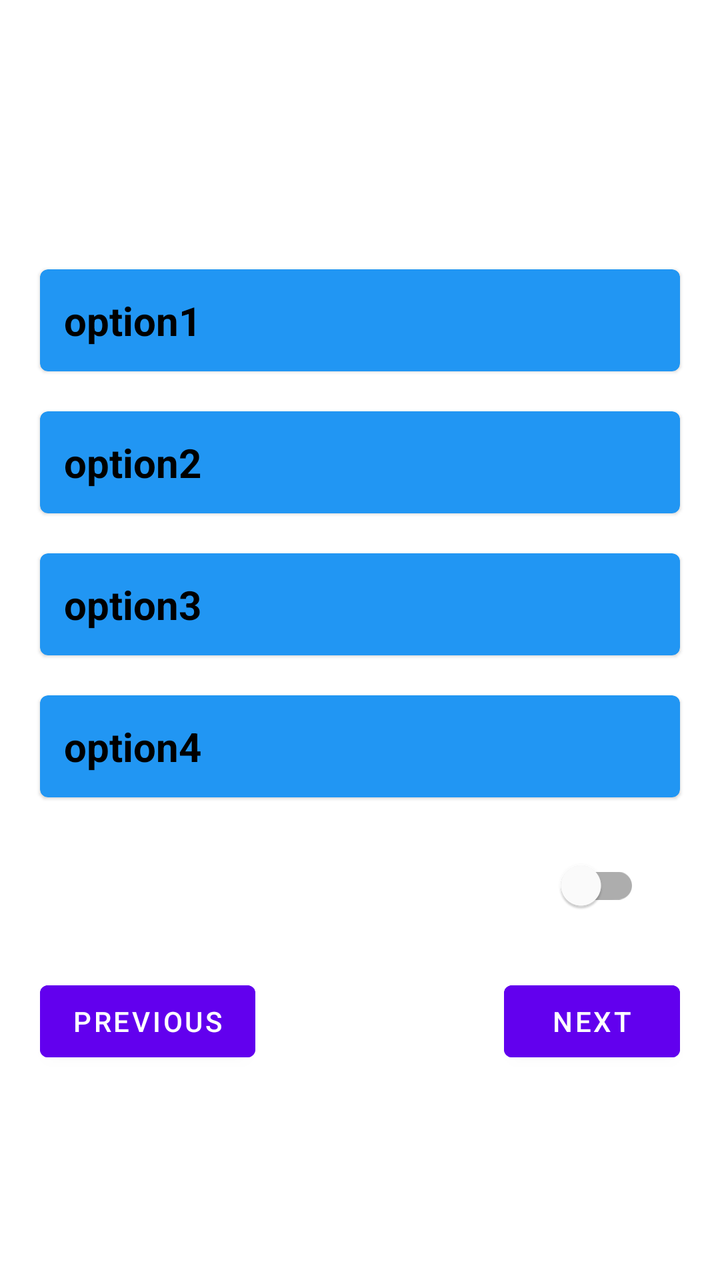
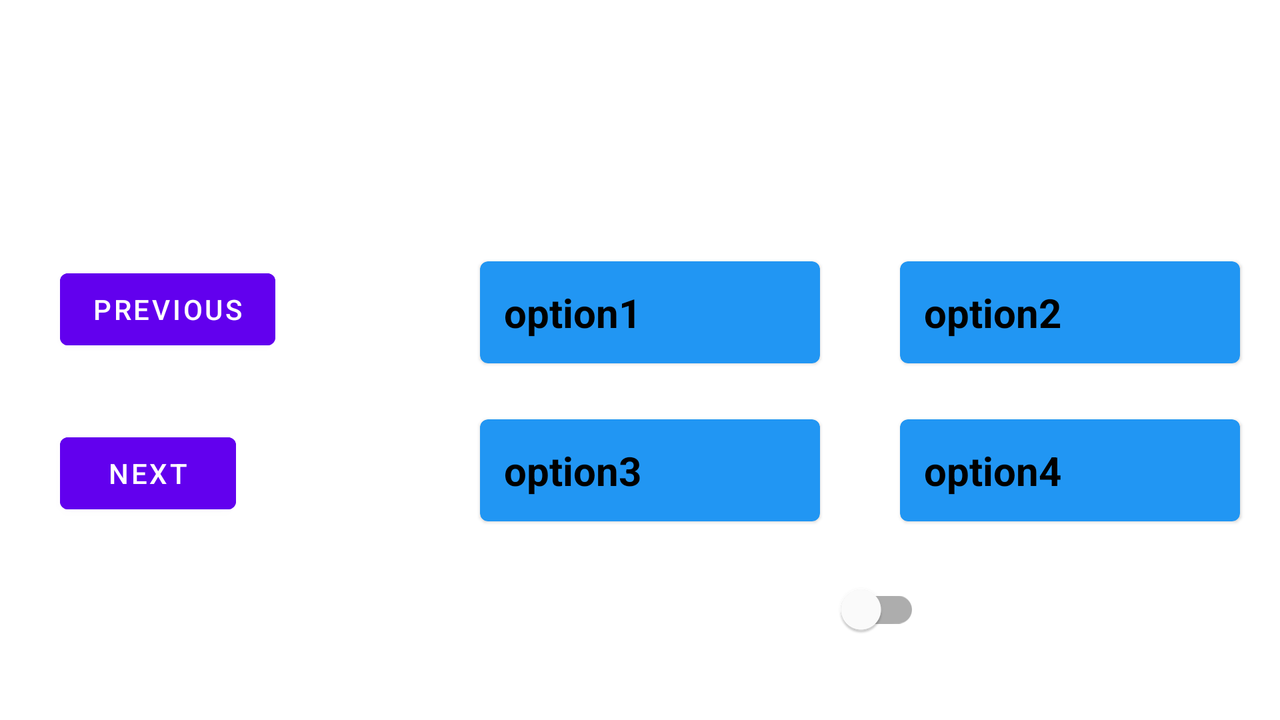

One screen, two layout resources from the same app: the default and the repository's alternative for another configuration. Each is rendered where Android would select it; the XML of both is given below.
<!-- AndroidManifest.xml: application theme Theme.FinalAssignment -->
<!-- res/layout/fragment_question_details.xml -->
<?xml version="1.0" encoding="utf-8"?>
<LinearLayout xmlns:android="http://schemas.android.com/apk/res/android"
    xmlns:tools="http://schemas.android.com/tools"
    android:layout_width="match_parent"
    android:layout_height="match_parent"
    xmlns:app="http://schemas.android.com/apk/res-auto"
    android:orientation="vertical"
    tools:context=".Fragments.QuestionDetailsFragment">

<ScrollView
    android:layout_margin="10dp"
    android:layout_width="match_parent"
    android:layout_height="wrap_content">

    <LinearLayout
        android:layout_marginTop="10dp"
        android:orientation="vertical"
        android:layout_width="match_parent"
        android:layout_height="wrap_content">

        <TextView
            android:layout_width="wrap_content"
            android:layout_height="wrap_content"
            android:textStyle="bold"
            android:textSize="25sp"
            android:layout_margin="12dp"
            android:textColor="#FFF"
            android:text="QUESTION : "/>

        <TextView
            android:id="@+id/question"
            android:layout_width="wrap_content"
            android:layout_height="wrap_content"
            android:textSize="20sp"
            android:textColor="#ADFFFFFF"
            android:layout_margin="10dp"
            android:textStyle="bold"
            android:text="Question: "/>
        <com.google.android.material.card.MaterialCardView
            android:id="@+id/card_op1"
            android:layout_width="match_parent"
            android:layout_height="wrap_content"
            app:cardBackgroundColor="#2196F3"
            android:clickable="true"
            android:layout_margin="10dp">
            <TextView
                android:id="@+id/op1"
                android:padding="12dp"
                android:textColor="#000"
                android:textStyle="bold"
                android:layout_width="wrap_content"
                android:layout_height="wrap_content"
                android:text="option1"
                android:textSize="20sp"/>
        </com.google.android.material.card.MaterialCardView>

        <com.google.android.material.card.MaterialCardView
            android:id="@+id/card_op2"
            android:layout_width="match_parent"
            android:layout_height="wrap_content"
            app:cardBackgroundColor="#2196F3"
            android:clickable="true"
            android:layout_margin="10dp">
            <TextView
                android:id="@+id/op2"
                android:padding="12dp"
                android:textColor="#000"
                android:textStyle="bold"
                android:layout_width="wrap_content"
                android:layout_height="wrap_content"
                android:text="option2"
                android:textSize="20sp"/>
        </com.google.android.material.card.MaterialCardView>

        <com.google.android.material.card.MaterialCardView
            android:id="@+id/card_op3"
            android:layout_width="match_parent"
            android:layout_height="wrap_content"
            app:cardBackgroundColor="#2196F3"
            android:clickable="true"
            android:layout_margin="10dp">
            <TextView
                android:id="@+id/op3"
                android:padding="12dp"
                android:textColor="#000"
                android:textStyle="bold"
                android:layout_width="wrap_content"
                android:layout_height="wrap_content"
                android:text="option3"
                android:textSize="20sp"/>
        </com.google.android.material.card.MaterialCardView>

        <com.google.android.material.card.MaterialCardView
            android:id="@+id/card_op4"
            android:layout_width="match_parent"
            android:layout_height="wrap_content"
            app:cardBackgroundColor="#2196F3"
            android:clickable="true"
            android:layout_margin="10dp">
            <TextView
                android:id="@+id/op4"
                android:textColor="#000"
                android:textStyle="bold"
                android:padding="12dp"
                android:layout_width="wrap_content"
                android:layout_height="wrap_content"
                android:text="option4"
                android:textSize="20sp"/>
        </com.google.android.material.card.MaterialCardView>

        <FrameLayout
            android:layout_width="match_parent"
            android:layout_height="wrap_content">

            <FrameLayout
                android:layout_width="300dp"
                android:layout_height="wrap_content"
                android:layout_gravity="center">
                <TextView
                    android:layout_width="wrap_content"
                    android:layout_gravity="center"
                    android:textStyle="bold"
                    android:textColor="#ADFFFFFF"
                    android:textSize="15sp"
                    android:layout_height="wrap_content"
                    android:text="BookMark this Question"/>
                <com.google.android.material.switchmaterial.SwitchMaterial
                    android:id="@+id/bookmark_switch"
                    android:layout_margin="10dp"
                    android:contentDescription="bookmark switch"
                    android:layout_gravity="right"
                    android:layout_width="wrap_content"
                    android:layout_height="wrap_content"/>
            </FrameLayout>

        </FrameLayout>

        <FrameLayout
            android:layout_width="match_parent"
            android:layout_height="match_parent"
            >
            <Button
                android:id="@+id/prev_que"
                android:layout_gravity="bottom"
                android:backgroundTint="@color/purple_500"
                android:layout_width="wrap_content"
                android:layout_height="wrap_content"
                android:layout_margin="10dp"
                android:text="Previous"/>
            <Button
                android:id="@+id/next_que"
                android:layout_gravity="bottom|right"
                android:backgroundTint="@color/purple_500"
                android:layout_width="wrap_content"
                android:layout_height="wrap_content"
                android:layout_margin="10dp"
                android:text="next"/>

        </FrameLayout>

    </LinearLayout>

</ScrollView>




</LinearLayout>
<!-- resources referenced by this layout -->
<resources>
  <style name="Theme.FinalAssignment" parent="Theme.MaterialComponents.DayNight.DarkActionBar">
          
          <item name="colorPrimary">#212121</item>
          <item name="colorPrimaryVariant">#000000</item>
          <item name="colorOnPrimary">@color/white</item>
          
          <item name="colorSecondary">@color/teal_200</item>
          <item name="colorSecondaryVariant">@color/teal_700</item>
          <item name="colorOnSecondary">@color/black</item>
          
          <item name="android:statusBarColor" tools:targetApi="l">?attr/colorPrimaryVariant</item>
          
      </style>
</resources>
<!-- res/layout-land/fragment_question_details.xml (the repository's variant of the layout above) -->
<!-- drawn on the phone turned sideways -->
<?xml version="1.0" encoding="utf-8"?>
<LinearLayout xmlns:android="http://schemas.android.com/apk/res/android"
    xmlns:tools="http://schemas.android.com/tools"
    android:layout_width="match_parent"
    android:layout_height="match_parent"
    xmlns:app="http://schemas.android.com/apk/res-auto"
    android:orientation="vertical"
    tools:context=".Fragments.QuestionDetailsFragment">

<ScrollView
    android:layout_margin="10dp"
    android:layout_width="match_parent"
    android:layout_height="wrap_content">

    <LinearLayout
        android:layout_marginTop="10dp"
        android:orientation="vertical"
        android:layout_width="match_parent"
        android:layout_height="wrap_content">

        <TextView
            android:layout_width="wrap_content"
            android:layout_height="wrap_content"
            android:textStyle="bold"
            android:textSize="25sp"
            android:layout_margin="10dp"
            android:textColor="#FFF"
            android:text="QUESTION : "/>

        <TextView
            android:id="@+id/question"
            android:layout_width="wrap_content"
            android:layout_height="wrap_content"
            android:textSize="20sp"
            android:textColor="#ADFFFFFF"
            android:layout_margin="10dp"
            android:textStyle="bold"
            android:text="Question: "/>



        <FrameLayout
            android:layout_width="match_parent"
            android:layout_height="150dp">

            <FrameLayout
                android:layout_width="230dp"
                android:layout_height="150dp"
                android:layout_marginLeft="10dp"
                >

                <Button
                    android:id="@+id/prev_que"
                    android:backgroundTint="@color/purple_500"
                    android:layout_width="wrap_content"
                    android:layout_height="wrap_content"
                    android:layout_margin="10dp"
                    android:text="Previous"/>
                <Button
                    android:id="@+id/next_que"
                    android:layout_gravity="bottom"
                    android:backgroundTint="@color/purple_500"
                    android:layout_width="wrap_content"
                    android:layout_height="wrap_content"
                    android:layout_margin="10dp"
                    android:text="next"/>

            </FrameLayout>

            <FrameLayout
                android:layout_width="400dp"
                android:layout_height="match_parent"
                android:layout_gravity="right"
                >

                <com.google.android.material.card.MaterialCardView
                    android:id="@+id/card_op1"
                    android:layout_width="170dp"
                    android:layout_gravity="left"
                    android:layout_height="wrap_content"
                    app:cardBackgroundColor="#2196F3"
                    android:clickable="true"
                    android:layout_margin="10dp">
                    <TextView
                        android:id="@+id/op1"
                        android:padding="12dp"
                        android:textColor="#000"
                        android:textStyle="bold"
                        android:layout_width="wrap_content"
                        android:layout_height="wrap_content"
                        android:text="option1"
                        android:textSize="20sp"/>
                </com.google.android.material.card.MaterialCardView>

                <com.google.android.material.card.MaterialCardView
                    android:id="@+id/card_op2"
                    android:layout_width="170dp"
                    android:layout_gravity="right"
                    android:layout_height="wrap_content"
                    app:cardBackgroundColor="#2196F3"
                    android:clickable="true"
                    android:layout_margin="10dp">
                    <TextView
                        android:id="@+id/op2"
                        android:padding="12dp"
                        android:textColor="#000"
                        android:textStyle="bold"
                        android:layout_width="wrap_content"
                        android:layout_height="wrap_content"
                        android:text="option2"
                        android:textSize="20sp"/>
                </com.google.android.material.card.MaterialCardView>

                <com.google.android.material.card.MaterialCardView
                    android:id="@+id/card_op3"
                    android:layout_width="170dp"
                    android:layout_gravity="bottom"
                    android:layout_height="wrap_content"
                    app:cardBackgroundColor="#2196F3"
                    android:clickable="true"
                    android:layout_margin="10dp">
                    <TextView
                        android:id="@+id/op3"
                        android:padding="12dp"
                        android:textColor="#000"
                        android:textStyle="bold"
                        android:layout_width="wrap_content"
                        android:layout_height="wrap_content"
                        android:text="option3"
                        android:textSize="20sp"/>
                </com.google.android.material.card.MaterialCardView>

                <com.google.android.material.card.MaterialCardView
                    android:id="@+id/card_op4"
                    android:layout_width="170dp"
                    android:layout_gravity="bottom|right"
                    android:layout_height="wrap_content"
                    app:cardBackgroundColor="#2196F3"
                    android:clickable="true"
                    android:layout_margin="10dp">
                    <TextView
                        android:id="@+id/op4"
                        android:textColor="#000"
                        android:textStyle="bold"
                        android:padding="12dp"
                        android:layout_width="wrap_content"
                        android:layout_height="wrap_content"
                        android:text="option4"
                        android:textSize="20sp"/>
                </com.google.android.material.card.MaterialCardView>
            </FrameLayout>


        </FrameLayout>

        <FrameLayout
            android:layout_width="match_parent"
            android:layout_height="wrap_content">

            <FrameLayout
                android:layout_width="300dp"
                android:layout_height="wrap_content"
                android:layout_gravity="center">
                <TextView
                    android:layout_width="wrap_content"
                    android:layout_gravity="center"
                    android:textStyle="bold"
                    android:textColor="#ADFFFFFF"
                    android:textSize="15sp"
                    android:layout_height="wrap_content"
                    android:text="BookMark this Question"/>
                <com.google.android.material.switchmaterial.SwitchMaterial
                    android:id="@+id/bookmark_switch"
                    android:layout_margin="10dp"
                    android:layout_gravity="right"
                    android:layout_width="wrap_content"
                    android:layout_height="wrap_content"/>
            </FrameLayout>

        </FrameLayout>

        <FrameLayout
            android:layout_width="match_parent"
            android:layout_height="match_parent"
            >


        </FrameLayout>

    </LinearLayout>

</ScrollView>




</LinearLayout>
